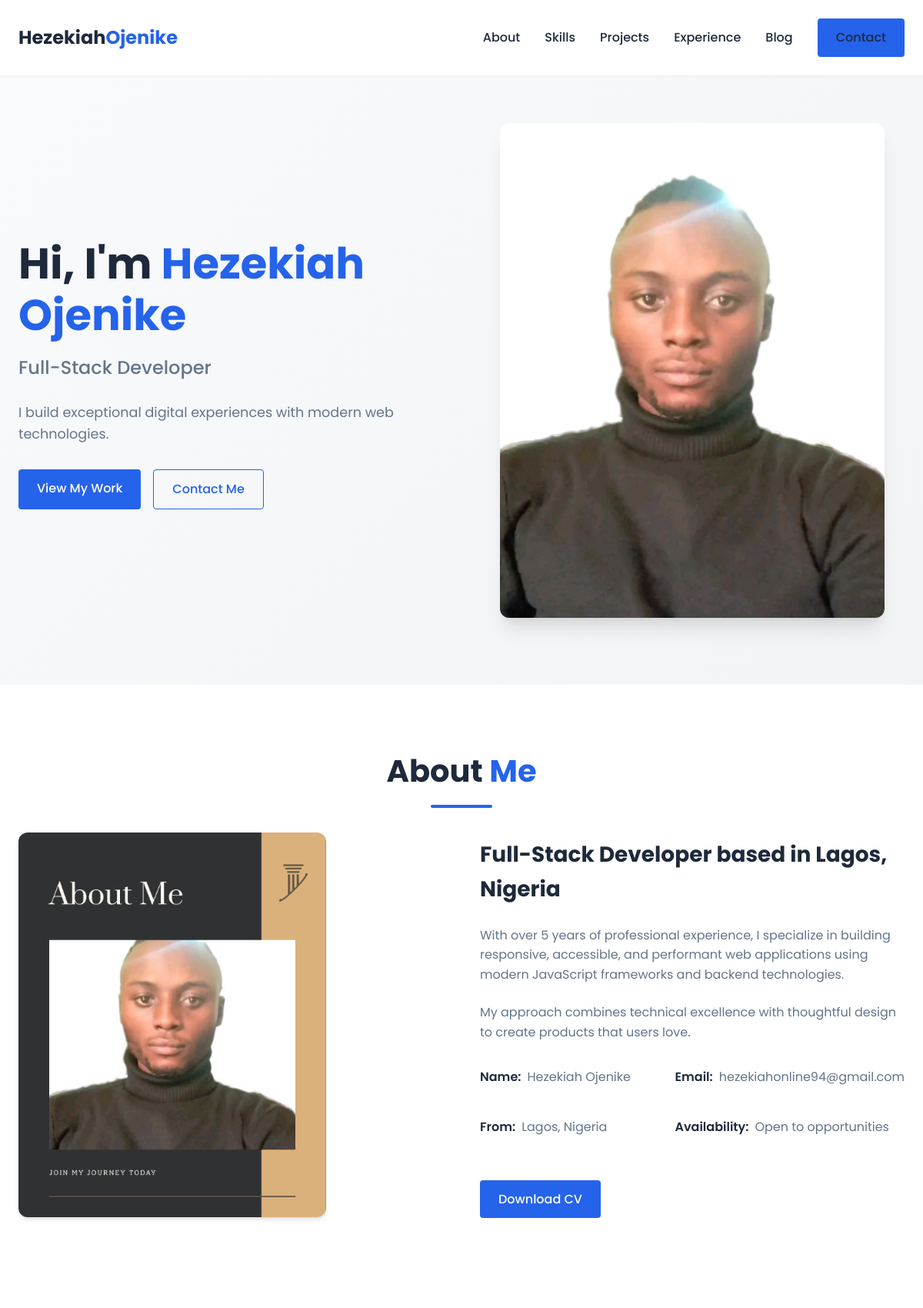
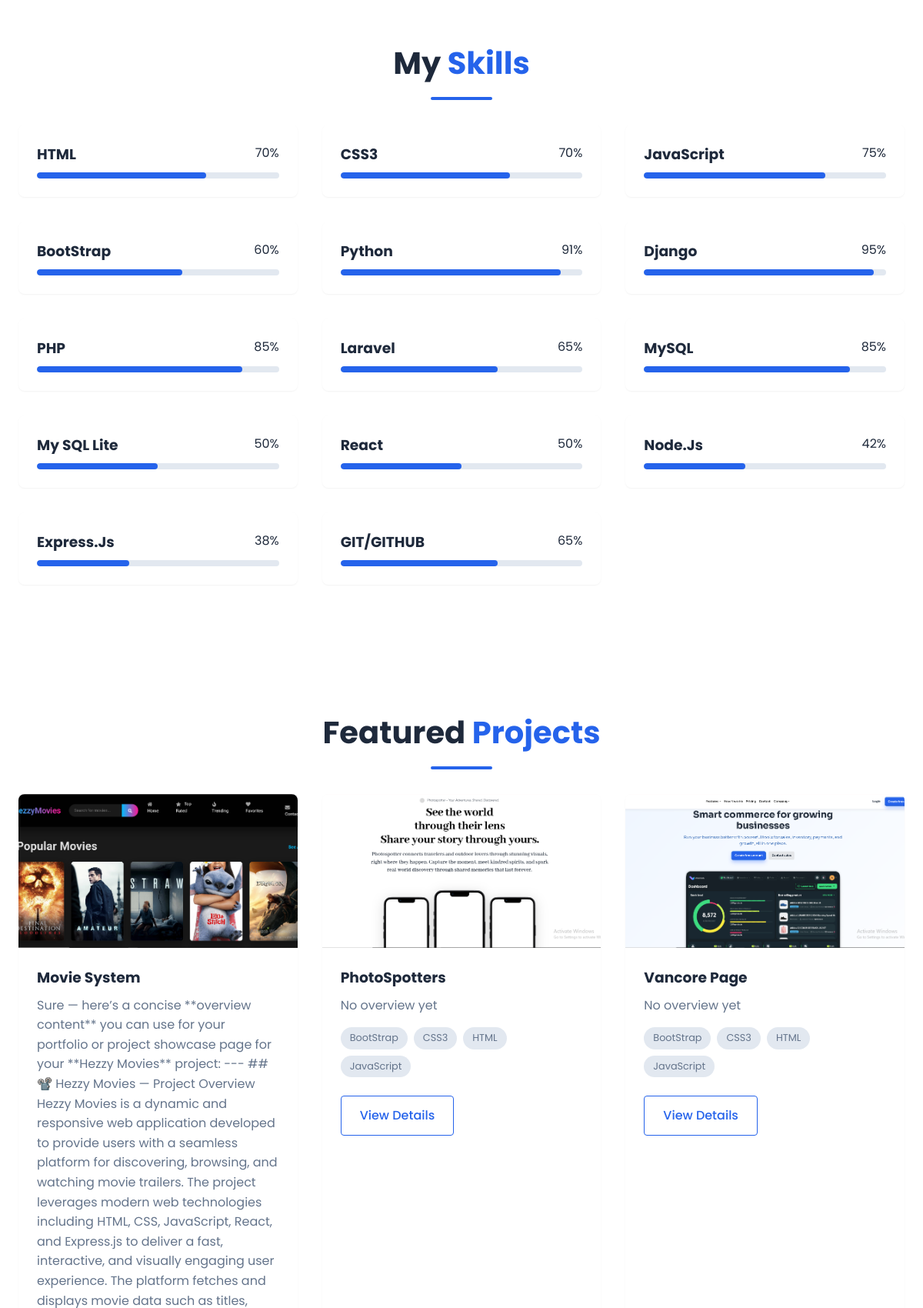
The page / (upper part) on the database its author committed (2 pictures, top to bottom).
### portfolio/models.py (models this page shows, shortened)
class Skill(models.Model):
    CATEGORY_CHOICES = [
        ('frontend', 'Frontend'),
        ('backend', 'Backend'),
        ('database', 'Database'),
        ('devops', 'DevOps'),
        ('design', 'Design'),
        ('other', 'Other'),
    ]
    name = models.CharField(max_length=100)
    description = models.TextField(blank=True, null=True)
    category = models.CharField(max_length=20, choices=CATEGORY_CHOICES, default='other')
    proficiency = models.PositiveIntegerField(
        default=50,
        validators=[MinValueValidator(0), MaxValueValidator(100)],
        help_text="Proficiency level from 0 to 100"
    )
    icon = models.CharField(max_length=50, blank=True, null=True, help_text="Font Awesome icon class")
    order = models.PositiveIntegerField(default=0)
    featured = models.BooleanField(default=False)
    class Meta:
        ordering = ['order', 'name']

class Project(models.Model):
    STATUS_CHOICES = [
        ('completed', 'Completed'),
        ('in-progress', 'In Progress'),
        ('planned', 'Planned'),
    ]
    title = models.CharField(max_length=200)
    slug = models.SlugField(max_length=200, unique=True, blank=True)
    short_description = models.CharField(
        max_length=255,
        help_text="A concise summary for project cards and overview section.",
        default="No short description yet"
    )
    overview_content = models.TextField(help_text="Detailed description/content for the 'Project Overview' section.", default="No overview yet")
    key_features = models.TextField(blank=True, null=True, help_text="List key features, one per line or use Markdown.")
    challenges_and_solutions = models.TextField(blank=True, null=True, help_text="Describe challenges encountered and their solutions.")
    featured_image = models.ImageField(upload_to='projects/', blank=True, null=True, help_text="Main image for project card and hero section.")
    thumbnail = models.ImageField(upload_to='projects/thumbnails/', blank=True, null=True, help_text="Optional, smaller thumbnail image.")
    live_demo_link = models.URLField(blank=True, null=True)
    github_link = models.URLField(blank=True, null=True)
    documentation_url = models.URLField(blank=True, null=True)
    technologies = models.ManyToManyField(Skill, related_name='projects')
    status = models.CharField(max_length=20, choices=STATUS_CHOICES, default='completed')
    start_date = models.DateField(blank=True, null=True)
    end_date = models.DateField(blank=True, null=True)
    featured = models.BooleanField(default=False)
    created_at = models.DateTimeField(auto_now_add=True)
    updated_at = models.DateTimeField(auto_now=True)
    project_type = models.CharField(
        max_length=100,
        blank=True,
        null=True,
        help_text="e.g., Web Application, Mobile App, Data Analysis, Portfolio Site"
    )
    client = models.CharField(max_length=100, blank=True, null=True, help_text="Name of the client or organization")
    version = models.CharField(max_length=20, blank=True, null=True, help_text="e.g., 1.0.0, Beta")
    seo_description = models.TextField(
        blank=True,
        null=True,
        help_text="A brief description for search engines (meta description). Max 160 characters is typical."
    )
    seo_keywords = models.CharField(
        max_length=255,
        blank=True,
        null=True,
        help_text="Comma-separated keywords for search engines (optional for modern SEO, but good for internal tracking)."
    )
    class Meta:
        ordering = ['-featured', '-end_date', '-created_at']
    @property
    def description(self):
        return self.overview_content

### portfolio/views.py (the view)
# urls.py: path('', views.home, name='home'), # Renamed from index to home for clarity
@require_GET # Redundant decorator removed, only one is needed
def home(request):
    context = get_global_context() # Use the standardized helper
    context.update({
        'skills': Skill.objects.filter(featured=True).order_by('order'), # Only featured skills for home
        'projects': Project.objects.filter(featured=True, status='completed').order_by('-end_date')[:3], # Featured & completed
        'experiences': Experience.objects.all().order_by('-start_date'),
        'educations': Education.objects.all().order_by('-graduation_date'),
        'certifications': Certification.objects.all().order_by('-issue_date'),
        'awards': Award.objects.filter(featured=True).order_by('-date_received'), # Only featured awards for home
        'services': Service.objects.filter(featured=True).order_by('order'), # Only featured services for home
        'testimonials': Testimonial.objects.filter(featured=True).order_by('-date_given')[:3], # Featured testimonials
        'contact_info': ContactInfo.objects.first(), # Could be None if not created
        'latest_blog_posts': Blog.objects.filter(status='published').order_by('-published_at')[:3],
        'contact_form': ContactForm(), # For the contact form often on the homepage
    })
    return render(request, 'portfolio/index.html', context)

### portfolio/templatetags/custom_filters.py (called while the page is built)
@register.filter(name='wordcount')
def wordcount(value):
    if not isinstance(value, str):
        return 0
    clean_text = re.sub(r'<[^>]+>', '', value)
    words = clean_text.split()
    return len(words)

@register.filter(name='divide')
def divide(value, arg):
    try:
        return int(value) / int(arg)
    except (ValueError, ZeroDivisionError):
        return 0 # Return 0 if division is not possible or arg is zero

### portfolio/views.py (called while the page is built)
def get_global_context():
    site_settings = SiteSetting.objects.first()
    if not site_settings:
        site_settings = SiteSetting.objects.create(
            site_title="My Portfolio",
            tagline="A Passionate Developer",
            about_me="A dedicated full-stack developer."
        )
    social_links = SocialLink.objects.filter(active=True).order_by('order')
    return {
        'site_settings': site_settings,
        'social_links': social_links,
    }

### portfolio/templates/portfolio/index.html (shortened to what this page needs)
{% extends "portfolio/base.html" %}
{% load static %}
{% load static custom_filters %}
{% block content %}
    <section class="hero">
        <div class="container">
            <div class="hero-content">
                <h1 class="hero-title">Hi, I'm <span>Hezekiah Ojenike</span></h1>
                <h2 class="hero-subtitle">Full-Stack Developer</h2>
                <p class="hero-description">I build exceptional digital experiences with modern web technologies.</p>
                <div class="hero-cta">
                    <a href="#projects" class="btn btn-primary">View My Work</a>
                    <a href="#contact" class="btn btn-secondary">Contact Me</a>
                </div>
            </div>
            <div class="hero-image">
                <div class="image-wrapper">
                    <img src="{% static 'images/profile.jpg' %}" alt="Hezzy Developer">
                </div>
            </div>
        </div>
    </section>
    <section id="about" class="section about">
        <div class="container">
            <h2 class="section-title">About <span>Me</span></h2>
            <div class="about-content">
                <div class="about-image">
                    <img src="{% static 'images/about.png' %}" alt="Hezekiah Developer">
                </div>
                <div class="about-text">
                    <h3>Full-Stack Developer based in Lagos, Nigeria</h3>
                    <p>With over 5 years of professional experience, I specialize in building responsive, accessible, and performant web applications using modern JavaScript frameworks and backend technologies.</p>
                    <p>My approach combines technical excellence with thoughtful design to create products that users love.</p>
                    <div class="about-details">
                        <div class="detail-item">
                            <span>Name:</span>
                            <p>Hezekiah Ojenike</p>
                        </div>
                        <div class="detail-item">
                            <span>Email:</span>
                            <p>hezekiahonline94@gmail.com</p>
                        </div>
                        <div class="detail-item">
                            <span>From:</span>
                            <p>Lagos, Nigeria</p>
                        </div>
                        <div class="detail-item">
                            <span>Availability:</span>
                            <p>Open to opportunities</p>
                        </div>
                    </div>
                    {% if site_settings.resume %}
                        <a href="{{ site_settings.resume.url }}" class="btn btn-primary" download>Download CV</a>
                    {% else %}
                        <a href="#" class="btn btn-primary" onclick="alert('CV not available yet. Please check back later!'); return false;">Download CV</a>
                    {% endif %}
                </div>
            </div>
        </div>
    </section>
    <section id="skills" class="section skills">
        <div class="container">
            <h2 class="section-title">My <span>Skills</span></h2>
            <div class="skills-container">
                {% for skill in skills %}
                <div class="skill-item">
                    <div class="skill-info">
                        <h3>{{ skill.name }}</h3>
                        <span>{{ skill.proficiency }}%</span>
                    </div>
                    <div class="progress-bar">
                        <div class="progress" style="width: {{ skill.proficiency }}%"></div>
                    </div>
                </div>
                {% endfor %}
            </div>
        </div>
    </section>
    <section id="projects" class="section projects">
        <div class="container">
            <h2 class="section-title">Featured <span>Projects</span></h2>
            <div class="projects-grid">
                {% for project in projects %}
                <div class="project-card">
                    <div class="project-image">
                        {% if project.featured_image %}
                            <img src="{{ project.featured_image.url }}" alt="{{ project.title }}">
                        {% else %}
                            <img src="{% static 'images/default_project_image.jpg' %}" alt="No image">
                        {% endif %}
                    </div>
                    <div class="project-content">
                        <h3>{{ project.title }}</h3>
                        <p>{{ project.description }}</p>
                        <div class="project-tech">
                            {% for tech in project.technologies.all|slice:":5" %}
                            <span>{{ tech.name }}</span>
                            {% endfor %}
                        </div>
                        <a href="{% url 'project_detail' project.slug %}" class="btn btn-secondary">View Details</a>
                    </div>
                </div>
                {% empty %}
                <p>No featured projects available yet.</p>
                {% endfor %}
            </div>
        </div>
    </section>
{% endblock %}

### portfolio/templates/portfolio/base.html (shortened to what this page needs)
{% load static %}
{% load static custom_filters %}
<!DOCTYPE html>
<html lang="en">
<head>
    <link rel="stylesheet" href="https://cdnjs.cloudflare.com/ajax/libs/font-awesome/6.4.0/css/all.min.css">
    <link rel="stylesheet" href="{% static 'css/style.css' %}">
</head>
<body>
    <nav class="navbar">
        <div class="container">
            <a href="{% url 'home' %}" class="logo">Hezekiah<span>Ojenike</span></a>
            <div class="nav-links">
                <a href="{% url 'home' %}#about">About</a>
                <a href="{% url 'home' %}#skills">Skills</a>
                <a href="{% url 'home' %}#projects">Projects</a>
                <a href="{% url 'home' %}#experience">Experience</a>
                <a href="{% url 'blog' %}">Blog</a>
                <a href="{% url 'home' %}#contact" class="btn btn-primary">Contact</a>
            </div>
        </div>
    </nav>
    <main>
        {% block content %}
        {% endblock %}
    </main>
</body>
</html>

### rows shown on the page
Skill: name "HTML", proficiency "70"
Skill: name "CSS3", proficiency "70"
Skill: name "JavaScript", proficiency "75"
Skill: name "BootStrap", proficiency "60"
Skill: name "Python", proficiency "91"
Skill: name "Django", proficiency "95"
Skill: name "PHP", proficiency "85"
Skill: name "Laravel", proficiency "65"
Skill: name "MySQL", proficiency "85"
Skill: name "My SQL Lite", proficiency "50"
Skill: name "React", proficiency "50"
Skill: name "Node.Js", proficiency "42"
Skill: name "Express.Js", proficiency "38"
Skill: name "GIT/GITHUB", proficiency "65"
Project: featured_image (picture), title "Movie System"
Project: featured_image (picture), title "PhotoSpotters", description "No overview yet"
Project: featured_image (picture), title "Vancore Page", description "No overview yet"
